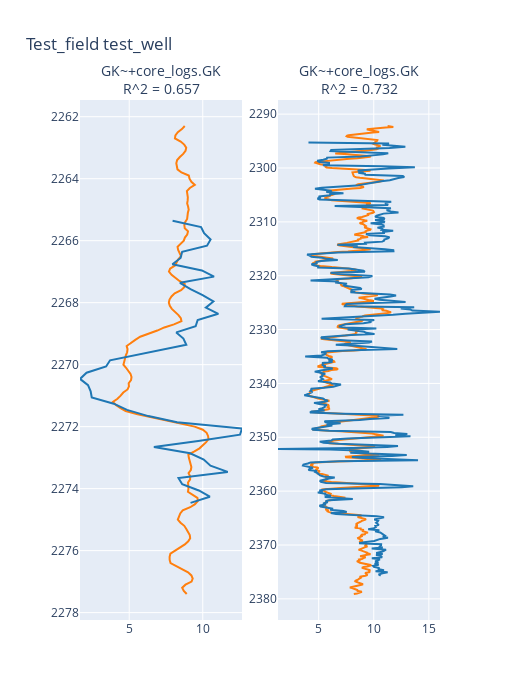

Write notebook code for a chart like this one.
### Markdown cell above
The figure shows that coring intervals must be shifted down for about two meters to perfectly match the well data. Now let's run the matching procedure and look at how the well will change:

### Code cell
well = well.check_regularity().match_core_logs(mode=MATCHING_MODES)
well.plot_matching()

### Figure 1 — Plotly figure (JSON) as saved in the notebook; plotly's stock layout.template omitted (floating-point values rounded to 4 significant figures; data arrays with more than 128 entries replaced by an {"elided": "..."} marker saying what was removed)
{"data": [{"line": {"color": "rgb(255, 127, 14)"}, "name": "Well GK", "showlegend": false, "type": "scatter", "x": {"elided": "152 float values"}, "xaxis": "x", "y": {"elided": "152 float values"}, "yaxis": "y"}, {"line": {"color": "rgb(31, 119, 180)"}, "name": "Core GK", "showlegend": false, "type": "scatter", "x": [7.949, 9.884, 10.09, 10.53, 10.29, 8.6, 8.492, 7.936, 9.939, 10.77, 8.45, 9.167, 9.989, 10.73, 10.21, 11.06, 9.654, 9.517, 8.2, 8.684, 8.881, 3.697, 3.429, 2.1, 1.654, 2.2, 2.379, 2.453, 3.948, 4.849, 6.3, 8.255, 12.67, 12.53, 9.694, 6.678, 9.143, 10.07, 10.52, 11.7, 8.35, 8.604, 9.732, 10.48, 9.17], "xaxis": "x", "y": [2265.0, 2266.0, 2266.0, 2266.0, 2266.0, 2266.0, 2267.0, 2267.0, 2267.0, 2267.0, 2267.0, 2268.0, 2268.0, 2268.0, 2268.0, 2268.0, 2269.0, 2269.0, 2269.0, 2269.0, 2269.0, 2270.0, 2270.0, 2270.0, 2270.0, 2271.0, 2271.0, 2271.0, 2271.0, 2271.0, 2272.0, 2272.0, 2272.0, 2272.0, 2272.0, 2273.0, 2273.0, 2273.0, 2273.0, 2273.0, 2274.0, 2274.0, 2274.0, 2274.0, 2274.0], "yaxis": "y"}, {"line": {"color": "rgb(255, 127, 14)"}, "name": "Well GK", "showlegend": false, "type": "scatter", "x": {"elided": "870 float values"}, "xaxis": "x2", "y": {"elided": "870 float values"}, "yaxis": "y2"}, {"line": {"color": "rgb(31, 119, 180)"}, "name": "Core GK", "showlegend": false, "type": "scatter", "x": {"elided": "400 float values"}, "xaxis": "x2", "y": {"elided": "400 float values"}, "yaxis": "y2"}], "layout": {"annotations": [{"font": {"size": 14}, "showarrow": false, "text": "GK~+core_logs.GK<br>R^2 = 0.657", "x": 0.225, "xanchor": "center", "xref": "paper", "y": 1, "yanchor": "bottom", "yref": "paper"}, {"font": {"size": 14}, "showarrow": false, "text": "GK~+core_logs.GK<br>R^2 = 0.732", "x": 0.775, "xanchor": "center", "xref": "paper", "y": 1, "yanchor": "bottom", "yref": "paper"}], "height": 700, "legend": {"orientation": "h"}, "title": {"text": "Test_field test_well"}, "width": 520, "xaxis": {"anchor": "y", "domain": [0, 0.45], "fixedrange": true}, "xaxis2": {"anchor": "y2", "domain": [0.55, 1], "fixedrange": true}, "yaxis": {"anchor": "x", "autorange": "reversed", "domain": [0, 1]}, "yaxis2": {"anchor": "x2", "autorange": "reversed", "domain": [0, 1]}}}
